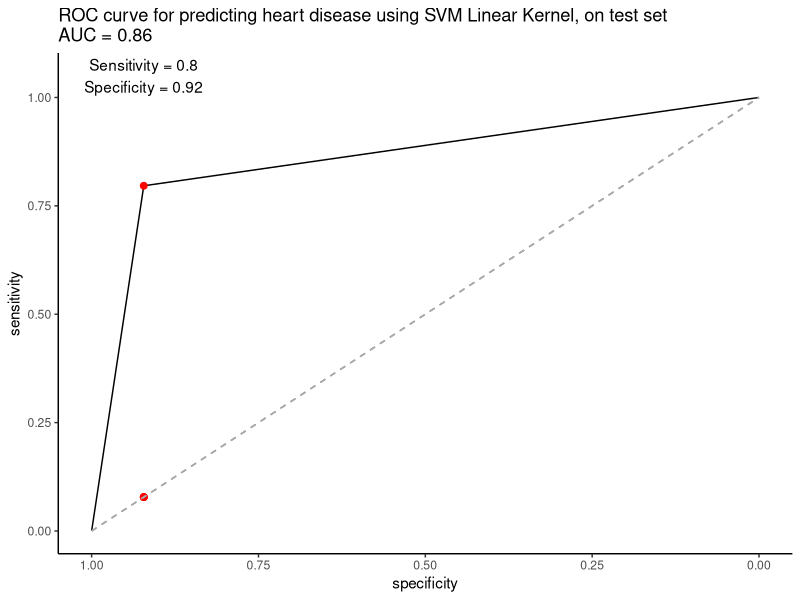

Generate this figure with R:
# Program Name: roc_svm_linear.R
# Purpose: Machine learning SVM model with a linear kernel : ROC CURVE

library(tidyverse)
library(caret)
library(pROC)
library(e1071)

derived_heart <- read_csv("derived_data/derived_heart.csv") %>%
  mutate(Target=factor(Target))

set.seed(12)
derived_heart_tt_index <- createDataPartition(derived_heart$Target,
                                              p=0.6, list = FALSE)
train_data <- derived_heart[derived_heart_tt_index,]
test_data <- derived_heart[-derived_heart_tt_index,]

# Tune SVM
tune_svm <- 
  tune(svm, Target~., data=train_data, kernel ="linear",
       ranges = list(gamma = 0.035, 
                     cost = 1:5,
                     epsilon = seq(from=0.1, to=0.5, by=0.1)))

# Get best model
svm_tuned <- tune_svm$best.model
test_data$predict_svm <- predict(svm_tuned, newdata=test_data,
                                 type="response")

# Create linear regression model
lm_fit <- glm(Target~., data=train_data, family=binomial)
test_data$predict_lm <- factor(ifelse(predict(lm_fit, newdata=test_data,
                                              type="response")>0.5,1,0))
test_data = test_data %>% 
  mutate(predict_svm = as.numeric(predict_svm))

roc_obj_svml <- 
  roc(response = test_data$Target, 
      predictor = test_data$predict_svm)

best_thres_data <- 
  data.frame(coords(roc_obj_svml, x="best", best.method = c("youden")))

# Plot ROC curve
svml_roc_plot = ggroc(roc_obj_svml)+
  geom_point(
    data = best_thres_data,
    mapping = aes(x=specificity, y=sensitivity), size=2, color="red")+
  geom_point(mapping=aes(x=best_thres_data$specificity, 
                         y=1-best_thres_data$specificity), 
             size=2, color="red")+
  geom_segment(aes(x = 1, xend = 0, y = 0, yend = 1),
               color="darkgrey", linetype="dashed")+
  geom_text(data = best_thres_data,
            mapping=aes(x=specificity, y=1.05,
                        label=paste0("Sensitivity = ", round(sensitivity,2),
                                     "\nSpecificity = ", round(specificity,2))))+
  labs(title = 
         paste0("ROC curve for predicting heart disease using SVM Linear Kernel, on test set\nAUC = ", round(auc(roc_obj_svml),2)))+
  theme_classic()


png("figures/roc_svm_linear.png")
plot(svml_roc_plot)
dev.off()